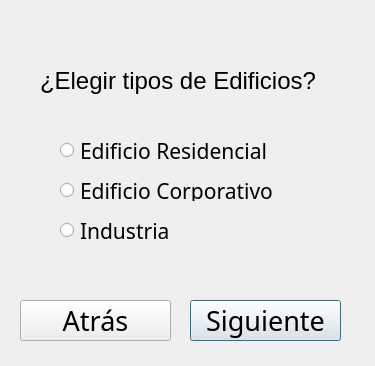
<?xml version="1.0" encoding="UTF-8"?>
<ui version="4.0">
 <class>Dialog</class>
 <widget class="QDialog" name="Dialog">
  <property name="geometry">
   <rect>
    <x>0</x>
    <y>0</y>
    <width>375</width>
    <height>366</height>
   </rect>
  </property>
  <property name="windowTitle">
   <string>Tipo de Edificio</string>
  </property>
  <widget class="QRadioButton" name="e_residencial">
   <property name="geometry">
    <rect>
     <x>60</x>
     <y>140</y>
     <width>261</width>
     <height>21</height>
    </rect>
   </property>
   <property name="font">
    <font>
     <family>Bahnschrift Light</family>
     <pointsize>16</pointsize>
    </font>
   </property>
   <property name="text">
    <string>Edificio Residencial</string>
   </property>
  </widget>
  <widget class="QRadioButton" name="e_corporativo">
   <property name="geometry">
    <rect>
     <x>60</x>
     <y>180</y>
     <width>261</width>
     <height>21</height>
    </rect>
   </property>
   <property name="font">
    <font>
     <family>Bahnschrift Light</family>
     <pointsize>16</pointsize>
    </font>
   </property>
   <property name="text">
    <string>Edificio Corporativo</string>
   </property>
  </widget>
  <widget class="QRadioButton" name="e_industria">
   <property name="geometry">
    <rect>
     <x>60</x>
     <y>220</y>
     <width>261</width>
     <height>21</height>
    </rect>
   </property>
   <property name="font">
    <font>
     <family>Bahnschrift Light</family>
     <pointsize>16</pointsize>
    </font>
   </property>
   <property name="text">
    <string>Industria</string>
   </property>
  </widget>
  <widget class="QPushButton" name="siguiente">
   <property name="geometry">
    <rect>
     <x>190</x>
     <y>300</y>
     <width>151</width>
     <height>41</height>
    </rect>
   </property>
   <property name="font">
    <font>
     <family>Segoe MDL2 Assets</family>
     <pointsize>20</pointsize>
    </font>
   </property>
   <property name="text">
    <string>Siguiente</string>
   </property>
  </widget>
  <widget class="QPushButton" name="atras">
   <property name="geometry">
    <rect>
     <x>20</x>
     <y>300</y>
     <width>151</width>
     <height>41</height>
    </rect>
   </property>
   <property name="font">
    <font>
     <family>Segoe MDL2 Assets</family>
     <pointsize>20</pointsize>
    </font>
   </property>
   <property name="text">
    <string>Atrás</string>
   </property>
  </widget>
  <widget class="QLabel" name="label_edificios">
   <property name="geometry">
    <rect>
     <x>40</x>
     <y>60</y>
     <width>291</width>
     <height>41</height>
    </rect>
   </property>
   <property name="font">
    <font>
     <family>Nirmala UI</family>
     <pointsize>18</pointsize>
    </font>
   </property>
   <property name="layoutDirection">
    <enum>Qt::RightToLeft</enum>
   </property>
   <property name="text">
    <string>¿Elegir tipos de Edificios?</string>
   </property>
  </widget>
 </widget>
 <resources/>
 <connections/>
</ui>
